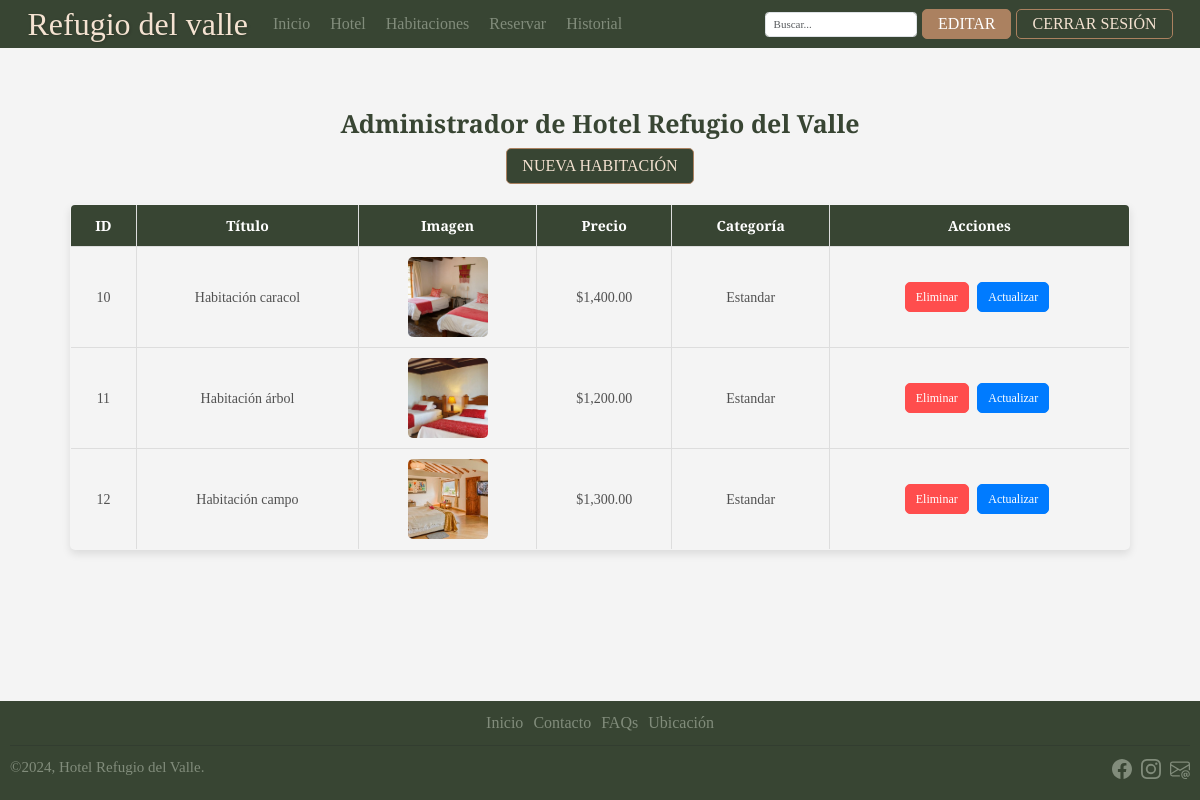
Before: /admin/indexAdmin.php (signed in) with the older database file.
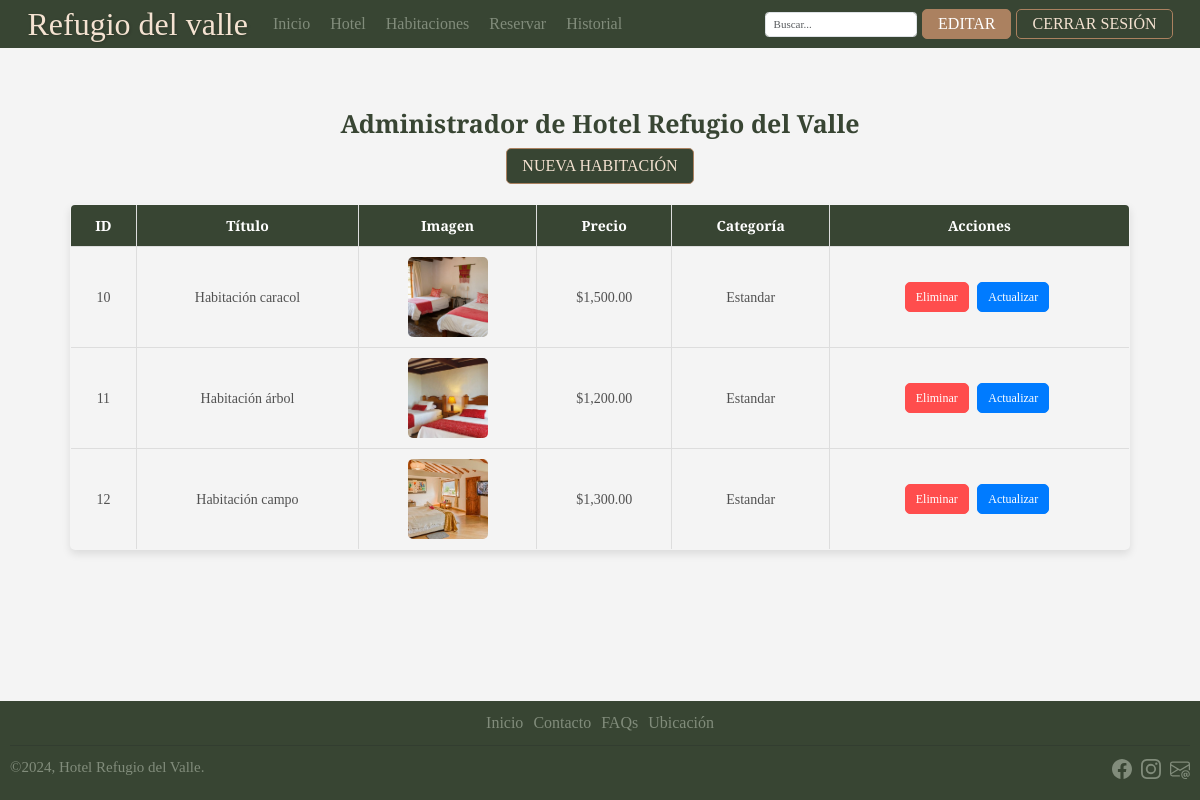
After: the same page with the newer database file.
### tables this page shows
CREATE TABLE `habitaciones` (
  `id` int(11) NOT NULL,
  `titulo` varchar(255) NOT NULL,
  `precio` decimal(10,2) NOT NULL,
  `imagen` varchar(255) NOT NULL,
  `descripcion` text NOT NULL,
  `fecha_creacion` timestamp NOT NULL DEFAULT current_timestamp(),
  `categoria` enum('Estandar','Superior') NOT NULL DEFAULT 'Estandar',
  `disponibilidad` tinyint(1) NOT NULL DEFAULT 1
);

### admin/indexAdmin.php (the view, shortened to what this page needs)
<?php
include $_SERVER['DOCUMENT_ROOT'] . '/public/config/config.inc.php';
$usuarioAutenticado = false;
$rolUsuario = null;
if (isset($_SESSION['id_usuario'])) {
    $usuarioAutenticado = true;
    $nombreUsuario = $_SESSION['nombre'];
    $rolUsuario = $_SESSION['rol'];
}
try {
    $sql = "SELECT id, titulo, imagen, precio, categoria FROM habitaciones";
    $stmt = $conn->prepare($sql);
    $stmt->execute();
    $habitaciones = $stmt->fetchAll(PDO::FETCH_ASSOC);
} catch (PDOException $e) {
    echo "Error al obtener los datos: " . $e->getMessage();
    $habitaciones = [];
}
?>
<!DOCTYPE html>
<html lang="es">
<head>
    <link href="https://cdn.jsdelivr.net/npm/bootstrap@5.3.3/dist/css/bootstrap.min.css" rel="stylesheet"
>
    <link rel="stylesheet" href="/public/css/normalize.css">
    <link rel="stylesheet" href="/public/css/index.css">
    <link rel="stylesheet" href="/public/css/estilo-admin.css">
</head>
<body>
    <header class="navbar navbar-expand-md">
        <div class="container-fluid">
            <a class="margen" href="/public/index.php">
                <h1>Refugio del valle</h1>
            </a>
            <div class=" opciones collapse navbar-collapse" id="navbarCollapse">
                <ul class="navbar-nav me-auto mb-2 mb-md-0">
                    <li class="nav-item">
                        <a class="nav-link" href="/public/index.php">Inicio</a>
                    </li>
                    <li class="nav-item">
                        <a class="nav-link" href="/public/hotel.php">Hotel</a>
                    </li>
                    <li class="nav-item">
                        <a class="nav-link" href="/public/habitacion.php">Habitaciones</a>
                    </li>
                    <li class="nav-item">
                        <a class="nav-link" href="/public/reservacion.php">Reservar</a>
                    </li>
                    <li class="nav-item">
                        <a class="nav-link" href="/public/historial_reservaciones.php">Historial</a>
                    </li>
                </ul>
                <form class="col-lg-auto mb-3 mb-lg-0 me-lg-2 position-relative" role="search">
                    <input type="search" id="busqueda" class="form-control" placeholder="Buscar..." aria-label="Search">
                </form>
                <div class="d-flex" role="search">
                    <?php if ($usuarioAutenticado): ?>
                        <?php if ($rolUsuario === 'admin'): ?>
                            <button id="btn-editar" class="botones mayusculas"
                                onclick="window.location.href='/public/admin/indexAdmin.php'">
                                Editar
                            </button>
                        <?php else: ?>
                            <span id="saludo">Hola, <?= htmlspecialchars($nombreUsuario); ?></span>
                        <?php endif; ?>
                        <button id="btn-iniciar" class="botones mayusculas"
                            onclick="window.location.href='/public/logout.php'">
                            Cerrar Sesión
                        </button>
                    <?php else: ?>
                        <button id="btn-iniciar" class="botones mayusculas"
                            onclick="window.location.href='/public/sesiones.php?action=login'">Iniciar Sesión</button>
                    <?php endif; ?>
                </div>
            </div>
        </div>
    </header>
    <main class="contenedor">
        <h2 class="titulo-admin">Administrador de Hotel Refugio del Valle</h2>
        <a href="/public/admin/habitaciones/crear.php" class="botones btn-crud mayusculas">Nueva habitaci&oacute;n</a>
        <table class="tabla-habitaciones">
            <thead>
                <tr>
                    <th>ID</th>
                    <th>Título</th>
                    <th>Imagen</th>
                    <th>Precio</th>
                    <th>Categoría</th>
                    <th>Acciones</th>
                </tr>
            </thead>
            <tbody>
                <?php if (empty($habitaciones)): ?>
                    <tr>
                        <br>
                        <td colspan="6">No hay habitaciones registradas.</td>
                    </tr>
                <?php else: ?>
                    <?php foreach ($habitaciones as $habitacion): ?>
                        <tr>
                            <td><?= htmlspecialchars($habitacion['id']) ?></td>
                            <td><?= htmlspecialchars($habitacion['titulo']) ?></td>
                            <td>
                                <img src="/public/<?= htmlspecialchars($habitacion['imagen']) ?>"
                                    alt="<?= htmlspecialchars($habitacion['titulo']) ?>" width="80">
                            </td>
                            <td>$<?= number_format($habitacion['precio'], 2) ?></td>
                            <td><?= htmlspecialchars($habitacion['categoria']) ?></td>
                            <td>
                                <a href="/public/admin/habitaciones/eliminar.php?id=<?= $habitacion['id'] ?>"
                                    class="btn-accion btn-eliminar">Eliminar</a>
                                <a href="/public/admin/habitaciones/actualizar.php?id=<?= $habitacion['id'] ?>"
                                    class="btn-accion btn-actualizar">Actualizar</a>
                            </td>
                        </tr>
                    <?php endforeach; ?>
                <?php endif; ?>
            </tbody>
        </table>
    </main>
    <footer>
        <div class="opciones flex centrar-footer borde">
            <ul class="navegacion centrar-footer">
                <li><a href="/public/index.php">Inicio</a></li>
                <li><a href="/public/faqs.php#faq-contacto">Contacto</a></li>
                <li><a href="/public/faqs.php">FAQs</a></li>
                <li><a href="https://maps.app.goo.gl/Mtrx23by6En5LVF5A" target="_blank">Ubicación</a></li>
            </ul>
        </div>
        <hr>
        <div id="seccion-final">
            <div>
                <p>©2024, Hotel Refugio del Valle.</p>
            </div>
            <div>
                <ul id="iconos">
                    <li><a href="https://www.facebook.com/" target="_blank">  </a></li>
                    <li><a href="https://www.instagram.com/" target="_blank"></a></li>
                    <li><a href="mailto:hotelrefugiodelvalle@gmail.com"></a></li>
                </ul>
            </div>
        </div>
    </footer>
</body>
</html>

### css/index.css (style rules this page uses)
:root { --fondo: #f4f4f4; --primario: #F4E2D1; --secundario: #384533; --verdeClaro: #d2d3c1; --colorLinks: #818c7b; --arcilla: #ab8160; --grisOscuro: #515151; --blanco: #ffffff; }
html { box-sizing: border-box; font-size: 62.5%; }
*, *:before, *:after { box-sizing: inherit; }
body { font-family: 'Merriweather'; font-size: 1.6rem; background-color: var(--fondo); }
header { background-color: var(--secundario); padding: 2rem 2rem; }
h1 { color: var(--primario); text-shadow: 0.1rem 0.1rem 0.3rem rgba(0, 0, 0, 0.2); margin: 0; }
.margen { margin: 0 2rem; }
a { text-decoration: none; }
.opciones ul { display: flex; gap: 1rem; list-style: none; margin: 0; padding: 0; }
.opciones ul li a { color: var(--colorLinks); font-weight: 500; padding: 0.5rem 0; transition: color 0.3s; }
#busqueda { height: 2.5rem; font-size: 1.1rem; width: 100%; flex: 1 }
.mayusculas { text-transform: uppercase; }
.botones { border: 0.1rem solid var(--arcilla); border-radius: 0.5rem; color: var(--primario); padding: 0.5rem 1.5rem; cursor: pointer; transition: background-color 0.3s, transform 0.2s; text-align: center; }
#btn-iniciar, .btn-crud, #btn-editar:hover { background-color: var(--secundario); color: var(--primario); }
#btn-editar { background-color: var(--arcilla); color: var(--blanco); margin-right: 0.5rem; }
.d-flex { display: flex; justify-content: center; align-items: center; margin-right: 2rem; }
.contenedor { max-width: 90%; margin: 5rem auto; display: flex; flex-direction: column; align-items: center; text-align: center; }
footer { background-color: var(--secundario); padding: 1.5rem 2rem; }
.centrar-footer { justify-content: center; }
#seccion-final { display: flex; justify-content: space-between; }
#seccion-final p { color: var(--colorLinks); font-size: 1.5rem; }
#iconos li { display: inline; }
.icono { width: 2rem; height: 2rem; margin-right: 0.5rem; fill: var(--colorLinks); }
#iconos li:last-child .icono { margin-right: 0; }
.tabla-habitaciones { width: 100%; border-collapse: collapse; margin: 2rem auto; font-size: 1.4rem; background-color: var(--fondo); border: 1px solid var(--grisOscuro); border-radius: 0.5rem; overflow: hidden; box-shadow: 0 4px 8px rgba(0, 0, 0, 0.1); }
.tabla-habitaciones thead { background-color: var(--secundario); color: #fff; }
.tabla-habitaciones thead th { text-align: center; padding: 1rem; font-weight: bold; }
.tabla-habitaciones tbody tr { border-bottom: 1px solid var(--grisClaro); }
.tabla-habitaciones tbody tr:last-child { border-bottom: none; }
.tabla-habitaciones tbody td { padding: 1rem; color: var(--grisOscuro); vertical-align: middle; }
.tabla-habitaciones tbody td img { width: 80px; height: 80px; object-fit: cover; border-radius: 0.5rem; border: 1px solid var(--grisClaro); }
.tabla-habitaciones .btn-accion { display: inline-block; padding: 0.5rem 1rem; font-size: 1.2rem; border-radius: 0.5rem; text-decoration: none; margin-right: 0.5rem; transition: background-color 0.3s ease, color 0.3s ease; }
.tabla-habitaciones .btn-eliminar { background-color: #ff4d4d; color: #fff; border: 1px solid #ff4d4d; }
.tabla-habitaciones .btn-actualizar { background-color: #007bff; color: #fff; border: 1px solid #007bff; }
.titulo-admin { font-size: 2.5rem; font-weight: bold; color: var(--secundario); margin-bottom: 1rem; }

### css/estilo-admin.css (style rules this page uses)
html, body { height: 100%; margin: 0; display: flex; flex-direction: column; }
body { width: 100%; }
main { flex: 1; width: 100%; display: flex; flex-direction: column; align-items: center; justify-content: flex-start; padding: 1rem; }
.tabla-habitaciones th, .tabla-habitaciones td { border: 1px solid #ddd; padding: 1rem; word-wrap: break-word; }
footer { margin-top: auto; width: 100%; text-align: center; padding: 1rem; }

Changed rows visible on the page:
changed habitaciones "Habitación caracol": precio "1,400.00" → "1,500.00"
